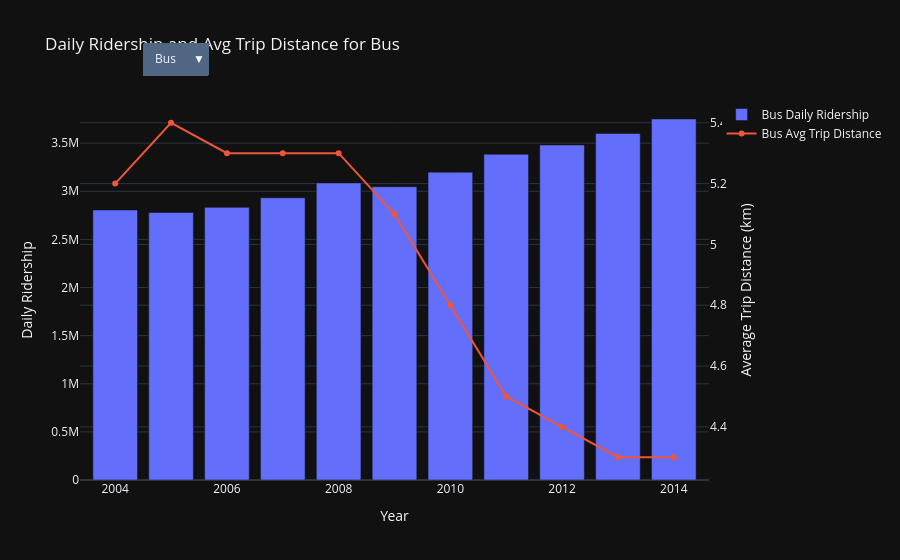

Here is the notebook cell this chart was saved with:
### Markdown cell above
#### DASHBOARD CHART 4: RIDERSHIP VS DISTANCE BAR

### Code cell
# Standardize mode names: change "Public Bus" in ridership data to "Bus"
daily_ridership['mode'] = daily_ridership['mode'].replace({'Public Bus': 'Bus'})

df = pd.merge(daily_ridership, trip_distance, on=['year', 'mode'], how='inner')
df = df.sort_values(['mode', 'year'])

modes = df['mode'].unique()


fig = go.Figure()

# Create traces for each mode 
all_traces = []
for mode in modes:
    df_mode = df[df['mode'] == mode]
    trace_bar = go.Bar(
        x=df_mode['year'],
        y=df_mode['ridership'],
        name=f"{mode} Daily Ridership",
        yaxis="y1"
    )
    trace_line = go.Scatter(
        x=df_mode['year'],
        y=df_mode['ave_distance_per_trip'],
        mode="lines+markers",
        name=f"{mode} Avg Trip Distance",
        yaxis="y2"
    )
    all_traces.append((mode, trace_bar, trace_line))


# Add traces to the figure; only show the first mode by default
for i, (mode, trace_bar, trace_line) in enumerate(all_traces):
    visible = True if i == 0 else False
    trace_bar.visible = visible
    trace_line.visible = visible
    fig.add_trace(trace_bar)
    fig.add_trace(trace_line)


# Create dropdown menu buttons to update trace visibility per mode
num_traces = len(all_traces) * 2  # 2 traces per mode
buttons = []
for i, (mode, _, _) in enumerate(all_traces):
    vis = [False] * num_traces
    vis[i * 2] = True       # Show bar trace for selected mode
    vis[i * 2 + 1] = True   # Show line trace for selected mode
    buttons.append(dict(
        label=mode,
        method="update",
        args=[{"visible": vis},
              {"title": f"Daily Ridership and Avg Trip Distance for {mode}"}]
    ))


fig.update_layout(
    title=f"Daily Ridership and Avg Trip Distance for {all_traces[0][0]}",
    xaxis=dict(title="Year"),
    yaxis=dict(title="Daily Ridership", side="left"),
    yaxis2=dict(title="Average Trip Distance (km)", overlaying="y", side="right"),
    updatemenus=[dict(
        active=0,
        buttons=buttons,
        x=0.1,
        y=1.15,
        xanchor="left",
        yanchor="top"
    )],
    template="plotly_dark"
)

fig.show()

### Figure 1 — Plotly figure (JSON) as saved in the notebook; plotly's stock layout.template omitted (floating-point values rounded to 4 significant figures)
{"data": [{"name": "Bus Daily Ridership", "type": "bar", "visible": true, "x": [2004, 2005, 2006, 2007, 2008, 2009, 2010, 2011, 2012, 2013, 2014], "y": [2805000, 2779000, 2833000, 2932000, 3087000, 3047000, 3199000, 3385000, 3481000, 3601000, 3751000], "yaxis": "y"}, {"mode": "lines+markers", "name": "Bus Avg Trip Distance", "type": "scatter", "visible": true, "x": [2004, 2005, 2006, 2007, 2008, 2009, 2010, 2011, 2012, 2013, 2014], "y": [5.2, 5.4, 5.3, 5.3, 5.3, 5.1, 4.8, 4.5, 4.4, 4.3, 4.3], "yaxis": "y2"}, {"name": "LRT Daily Ridership", "type": "bar", "visible": false, "x": [2004, 2005, 2006, 2007, 2008, 2009, 2010, 2011, 2012, 2013, 2014], "y": [55000, 69000, 74000, 79000, 88000, 90000, 100000, 111000, 124000, 132000, 137000], "yaxis": "y"}, {"mode": "lines+markers", "name": "LRT Avg Trip Distance", "type": "scatter", "visible": false, "x": [2004, 2005, 2006, 2007, 2008, 2009, 2010, 2011, 2012, 2013, 2014], "y": [0, 0, 0, 0, 2.1, 2.1, 2.1, 2, 1, 2, 2], "yaxis": "y2"}, {"name": "MRT Daily Ridership", "type": "bar", "visible": false, "x": [2004, 2005, 2006, 2007, 2008, 2009, 2010, 2011, 2012, 2013, 2014], "y": [1270000, 1321000, 1408000, 1527000, 1698000, 1782000, 2069000, 2295000, 2525000, 2623000, 2762000], "yaxis": "y"}, {"mode": "lines+markers", "name": "MRT Avg Trip Distance", "type": "scatter", "visible": false, "x": [2004, 2005, 2006, 2007, 2008, 2009, 2010, 2011, 2012, 2013, 2014], "y": [11.5, 11.5, 11.3, 11.2, 11.2, 10.8, 10.3, 10, 9.6, 9.5, 9.2], "yaxis": "y2"}], "layout": {"title": {"text": "Daily Ridership and Avg Trip Distance for Bus"}, "updatemenus": [{"active": 0, "buttons": [{"args": [{"visible": [true, true, false, false, false, false]}, {"title": "Daily Ridership and Avg Trip Distance for Bus"}], "label": "Bus", "method": "update"}, {"args": [{"visible": [false, false, true, true, false, false]}, {"title": "Daily Ridership and Avg Trip Distance for LRT"}], "label": "LRT", "method": "update"}, {"args": [{"visible": [false, false, false, false, true, true]}, {"title": "Daily Ridership and Avg Trip Distance for MRT"}], "label": "MRT", "method": "update"}], "x": 0.1, "xanchor": "left", "y": 1.15, "yanchor": "top"}], "xaxis": {"title": {"text": "Year"}}, "yaxis": {"side": "left", "title": {"text": "Daily Ridership"}}, "yaxis2": {"overlaying": "y", "side": "right", "title": {"text": "Average Trip Distance (km)"}}}}
